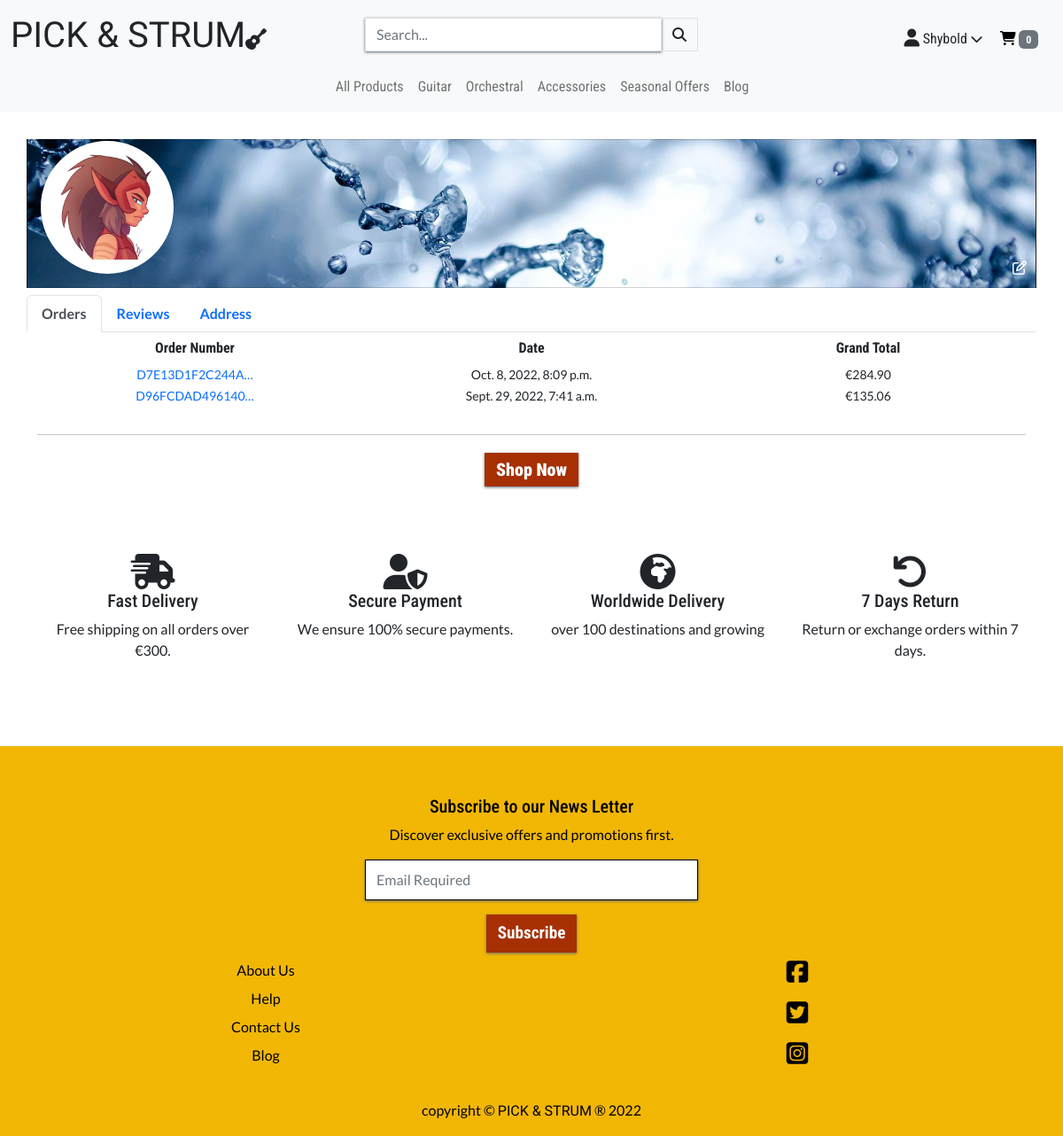
/profile/ (signed in), run on the app's committed database.
### profiles/models.py (models this page shows, shortened)
class UserProfile(models.Model):
    user = models.OneToOneField(User, on_delete=models.CASCADE)
    default_phone_number = models.CharField(
        max_length=20, null=True, blank=True)
    default_street_address1 = models.CharField(
        max_length=80, null=True, blank=True)
    default_street_address2 = models.CharField(
        max_length=80, null=True, blank=True)
    default_town_or_city = models.CharField(
        max_length=40, null=True, blank=True)
    default_county = models.CharField(
        max_length=80, null=True, blank=True)
    default_postcode = models.CharField(
        max_length=20, null=True, blank=True)
    default_country = CountryField(
        blank_label='Country', null=True, blank=True)
    image = models.ImageField(null=True, blank=True)
    cover_photo = models.CharField(
        max_length=20, choices=COVER_PHOTO, default='Cool')

### checkout/models.py (models this page shows, shortened)
class Order(models.Model):
    user_profile = models.ForeignKey(
        UserProfile, on_delete=models.SET_NULL,
        null=True, blank=True, related_name='orders'
        )
    full_name = models.CharField(max_length=50, null=False, blank=False)
    order_number = models.CharField(max_length=32, null=False, editable=False)
    email = models.EmailField(max_length=254, null=False, blank=False)
    phone_number = models.CharField(max_length=20, null=False, blank=False)
    date = models.DateTimeField(auto_now_add=True)
    street_address1 = models.CharField(max_length=80, null=False, blank=False)
    street_address2 = models.CharField(max_length=80, null=True, blank=True)
    town_or_city = models.CharField(max_length=40, null=False, blank=False)
    postcode = models.CharField(max_length=20, null=True, blank=True)
    county = models.CharField(max_length=80, null=True, blank=True)
    country = CountryField(blank_label='Country *', null=False, blank=False)
    delivery_cost = models.DecimalField(
        max_digits=6, decimal_places=2, null=False, default=0)
    order_total = models.DecimalField(
        max_digits=10, decimal_places=2, null=False, default=0)
    grand_total = models.DecimalField(
        max_digits=10, decimal_places=2, null=False, default=0)
    original_cart = models.TextField(null=False, blank=False, default='')
    stripe_pid = models.CharField(
        max_length=254, null=False, blank=False, default='')

### profiles/views.py (the view)
# urls.py: path('profile/', include('profiles.urls')),
@login_required
def profile(request):
    profile = get_object_or_404(UserProfile, user=request.user)
    reviews = Review.objects.filter(name=request.user).order_by("-created_on")
    image_form = ProfileImageForm(
        request.POST or None,
        request.FILES or None,
        instance=profile
    )
    if image_form.is_valid():
        image_form.save()
        return redirect('profile')
    orders = profile.orders.all().order_by("-date")
    context = {
        'profile': profile,
        'orders': orders,
        'image_form': image_form,
        'reviews': reviews,
        'profile_page': True
    }
    return render(request, 'profiles/profile.html', context)

### profiles/forms.py
class ProfileImageForm(forms.ModelForm):
    COVER_PHOTO = (
        ('Cool', 'Cool'),
        ('Goth', 'Goth'),
        ('Serenity', 'Serenity'),
        ('Rock', 'Rock')
        )
    cover_photo = forms.CharField(
        widget=forms.RadioSelect(choices=COVER_PHOTO))
    class Meta:
        model = UserProfile
        fields = (
            'cover_photo',
            'image',
        )
    def __init__(self, *args, **kwargs):
        super().__init__(*args, **kwargs)
        for field in self.fields:
            self.fields[field].label = False
            self.fields[field].widget.attrs['class'] = 'form-styling'

### cart/contexts.py (called while the page is built, shortened)
def cart_contents(request):
    cart_items = []
    total = 0
    product_count = 0
    cart = request.session.get('cart', {})
    if total < settings.FREE_DELIVERY_THRESHOLD:
        delivery = total * Decimal(settings.STANDARD_DELIVERY_PERCENTAGE / 100)
        free_delivery_delta = settings.FREE_DELIVERY_THRESHOLD - total
    else:
        delivery = 0
        free_delivery_delta = 0
    grand_total = delivery + total
    context = {
        'cart_items': cart_items,
        'total': total,
        'product_count': product_count,
        'delivery': delivery,
        'free_delivery_delta': free_delivery_delta,
        'free_delivery_threshold': settings.FREE_DELIVERY_THRESHOLD,
        'grand_total': grand_total,
    }
    return context

### profiles/templates/profiles/profile.html (shortened to what this page needs)
{% extends "base.html" %}
{% load static %}
{% block extra_css %}
<link rel="stylesheet" href="{% static 'profiles/css/profile.css' %}">
{% endblock %}
{% block page_header %}
<div class="container header-backspace">
</div>
{% endblock %}
{% block content %}
<div class="container mt-4">
    <div class="row">
            {% if profile.cover_photo == 'Cool' %}
                <div class="card text-bg-dark mb-2 profile-header rounded-0 cool">
            {% elif profile.cover_photo == 'Goth' %}
                <div class="card text-bg-dark mb-2 profile-header rounded-0 goth">
            {% elif profile.cover_photo == 'Serenity' %}
                <div class="card text-bg-dark mb-2 profile-header rounded-0 serenity">
            {% else %}
                <div class="card text-bg-dark mb-2 profile-header rounded-0 rock">
            {% endif %}
                {% if profile.image %}
                <img class="profile-image" src="{{ profile.image.url }}" alt="profile image">
                {% else %}
                <img class="profile-image float-start" src="{{ MEDIA_URL }}noimage.png" alt="profile image not available">
                {% endif %}
            <a class="edit-icon" data-bs-toggle="collapse" href="#pic-edit" role="button" aria-expanded="false"
              aria-controls="edit profile pictures collapse button">
              <i class="far fa-edit text-white"></i>
            </a>
          </div>
      </div>
      <div class="row">
          <ul class="nav nav-tabs mb-2" id="myTab" role="tablist">
            <li class="nav-item" role="presentation">
              <button class="nav-link active text-resp" id="home-tab" data-bs-toggle="tab" data-bs-target="#home"
                type="button" role="tab" aria-controls="home" aria-selected="true">Orders</button>
            </li>
            <li class="nav-item" role="presentation">
              <button class="nav-link text-resp" id="profile-tab" data-bs-toggle="tab" data-bs-target="#profile"
                type="button" role="tab" aria-controls="profile" aria-selected="false">Reviews</button>
            </li>
            <li class="nav-item text-resp" role="presentation">
              <button class="nav-link" id="settings-tab" data-bs-toggle="tab" data-bs-target="#settings" type="button"
                role="tab" aria-controls="settings" aria-selected="false">Address</button>
            </li>
          </ul>
          <div class="tab-content">
            <div class="tab-pane active" id="home" role="tabpanel" aria-labelledby="home-tab" tabindex="0">
              {% if orders %}
              <div class="row d-none d-md-flex text-center">
                <div class="col-md-4"><h6><strong>Order Number</strong></h6></div>
                <div class="col-md-4"><h6><strong>Date</strong></h6></div>
                <div class="col-md-4"><h6><strong>Grand Total</strong></h6></div>
              </div>
              {% for order in orders %}
              <div class="row d-none d-md-flex text-center">
                <div class="col-md-4"><a class="text-decoration-none" href="{% url 'order_history' order.order_number %}" title="{{order.order_number}}">
                  <small>{{order.order_number|truncatechars:15}}</small></a>
                </div>
                <div class="col-md-4"><small>{{ order.date }}</small></div>
                <div class="col-md-4"><small>€{{ order.grand_total }}</small></div>
              </div>
              {% endfor %}
              {% else %}
              <div class="text-center mt-3">
                <h6>Your Order History is currently empty.</h6>
              </div>
              {% endif %}
            </div>
          </div>
        </div>
      </div>
      {% include 'includes/mood_choices.html' %}
      {% include 'includes/trust-stm.html' %}
      {% endblock %}

### templates/base.html (shortened to what this page needs)
{% load static %}
<!DOCTYPE html>
<html lang="en">
<head>
  {% block corecss %}
  <link href="https://cdn.jsdelivr.net/npm/bootstrap@5.2.1/dist/css/bootstrap.min.css" rel="stylesheet"
>
  <link rel="stylesheet" href="{% static 'css/base.css' %}">
  {% endblock %}
  {% block extra_css %}
  {% endblock %}
</head>
<body>
  <header class="container-fluid fixed-top">
    <div class="row d-none d-lg-flex pt-2 bg-light">
      <div class="col-12 col-lg-4 text-lg-start my-auto py-1 py-lg-0">
        <a href="{% url 'home' %}" class="navbar-brand fs-1">
          <span class="my-0 logo1">PICK</span><span class="logo2"> & </span><span class="logo1">STRUM</span><i
            class="fas fa-guitar fs-4"></i>
        </a>
      </div>
      <div class="col-12 col-lg-4 my-auto py-1 py-lg-0">
        <form action="{% url 'products' %}" method="GET">
          <div class="input-group w-100">
            <input class="form-control border rounded-0" type="text" name="q" placeholder="Search...">
            <div class="input-group-append">
              <button class="form-control btn border rounded-0" type="submit">
                <span class="icon">
                  <i class="fas fa-search"></i>
                </span>
              </button>
            </div>
          </div>
        </form>
      </div>
      <div class="col-12 col-lg-4 my-auto py-1 py-lg-0">
        <ul class="list-inline list-unstyled text-center text-lg-end my-0 pt-2">
          <li class="list-inline-item me-3">
            <a class="nav-link" href="#useroptions" role="button" data-bs-toggle="collapse" aria-expanded="false"
              aria-controls="collapse-user-options">
              {% if request.user.is_authenticated %}
              <p class="my-0 h-text"><i class="fas fa-user fa-lg"></i> {{ user.username }} <small><i
                    class="fas fa-chevron-down"></i></small></p>
              {% else %}
              <p class="my-0 h-text"><i class="fas fa-user fa-lg"></i> My Account <small><i
                    class="fas fa-chevron-down"></i></small></p>
              {% endif %}
            </a>
          </li>
          <li class="list-inline-item me-3">
            <a class="{% if product_count %}text-info font-weight-bold{% else %}text-black{% endif %} nav-link"
              href="{% url 'view_cart' %}">
              <div class="text-center h-text">
                {% if product_count %}
                <p class="my-0"><i class="fas fa-shopping-cart"></i> <span
                    class="badge text-bg-secondary">{{ product_count }}</span></p>
                {% else %}
                <p class="my-0"><i class="fas fa-shopping-cart"></i> <span class="badge text-bg-secondary">0</span></p>
                {% endif %}
              </div>
            </a>
          </li>
        </ul>
      </div>
    </div>
    <div class="row">
      <nav class="navbar navbar-expand-lg navbar-light bg-light w-100 p-2">
        {% include 'includes/main-nav.html' %}
      </nav>
    </div>
  </header>
  {% block page_header %}
  {% endblock %}
  {% block content %}
  {% endblock %}
  <footer class="container-fluid bg-custom text-center py-3">
    <div class="row mt-3 justify-content-center">
      <div class="col-12 col-lg-4"></div>
      <div class="col-12 col-md-6 col-lg-4">
        <div id="mc_embed_signup" class="mail-chimp-box">
          <form
            action="https://gmail.us14.list-manage.com/subscribe/post?u=2f7dbdbcc9a2cdb4acadbcbc5&amp;id=a6c7c4e7e1&amp;f_id=003a66e3f0"
            method="post" id="mc-embedded-subscribe-form" name="mc-embedded-subscribe-form" class="validate pt-4"
            target="_blank" novalidate>
            <div id="mc_embed_signup_scroll">
              <h5>Subscribe to our News Letter</h5>
              <p>Discover exclusive offers and promotions first.</p>
              <div class="mc-field-group">
                <input type="email" value="" name="EMAIL" class="required email form-control" id="mce-EMAIL" required
                  placeholder="Email Required">
              </div>
              <div class="optionalParent">
                <div class="clear foot">
                  <input type="submit" value="Subscribe" name="subscribe" id="mc-embedded-subscribe"
                    class="btn button mt-3">
                </div>
              </div>
            </div>
          </form>
        </div>
      </div>
      <div class="col-12 col-lg-4"></div>
    </div>
    <div class="row">
      <div class="col-12 col-lg-6">
        <ul class="list-unstyled">
          <li><a class="nav-link pt-2" href="{% url 'about_us' %}">About Us</a></li>
          <li><a class="nav-link pt-2" href="">Help</a></li>
          <li><a class="nav-link pt-2" href="{% url 'contact_us' %}">Contact Us</a></li>
          <li><a class="nav-link pt-2" href="{% url 'blog_home' %}">Blog</a></li>
        </ul>
      </div>
      <div class="col-12 col-lg-6">
        <ul class="list-unstyled d-flex flex-lg-column justify-content-center">
          <li><a class="nav-link p-2" href=""><i class="fab fa-facebook-square fs-3"></i></a></li>
          <li><a class="nav-link p-2" href=""><i class="fab fa-twitter-square fs-3"></i></a></li>
          <li><a class="nav-link p-2" href=""><i class="fab fa-instagram-square fs-3"></i></a></li>
        </ul>
      </div>
    </div>
    <div class="row mt-2">
      <div class="col-12">
        <p class="mt-1 mb-0">copyright &#169; <span class="my-0 logo1">PICK</span><span class="logo2"> & </span><span
            class="logo1">STRUM</span> &reg; <span id="copy-right1"></span>
        </p>
      </div>
    </div>
  </footer>
</body>
</html>

### static/css/base.css (style rules this page uses)
* { padding: 0; margin: 0; box-sizing: border-box; }
:root { --white: #fff; --light-grey: #ccc; --black: #000; --yellow: #F2B705; --off-white: #ebeae9; --rust: #A62F03; --rust-dark: #590902; --ash: #aaaaaa; --light-blue: #5d6977; }
.bg-custom { background-color: var(--yellow); color: var(--black) !important; }
body { font-family: 'Lato', sans-serif; }
h1, h2, h3, h4, h5, h6, .h-text { font-family: 'Roboto Condensed', sans-serif; }
.logo1 { font-family: 'Ruslan Display', cursive; }
.logo2 { font-family: 'Henny Penny', cursive; }
.header-backspace { padding-top: 133px; }
input, .allauth-form-inner-content input, .mail-chimp-box input, .form-styling { box-sizing: border-box; border: 1px solid var(--black); border-radius: 0px; background-color: var(--white); padding: 10px 12px; box-shadow: 0 1px 3px 0 var(--light-blue); -webkit-transition: box-shadow 150ms ease; transition: box-shadow 150ms ease; }
.allauth-form-inner-content button, .allauth-form-inner-content input[type='submit'], .mail-chimp-box input[type='submit'], .form-styling input[type='submit'], .fancy-btn { font-weight: bold; font-family: 'Roboto Condensed', sans-serif; color: var(--white) !important; text-align: center; vertical-align: middle; -webkit-user-select: none; -moz-user-select: none; -ms-user-select: none; user-select: none; background-color: var(--rust) !important; ; border: 1px solid var(--rust); ; padding: .375rem .75rem; font-size: 1.2rem; line-height: 1.5; border-radius: 0; box-shadow: 0 1px 3px 0 var(--light-blue); -webkit-transition: box-shadow 150ms ease; transition: box-shadow 150ms ease; transition: 300ms ease; }

### profiles/static/profiles/css/profile.css (style rules this page uses)
.profile-header { height: 21vh; position: relative; }
.edit-icon { position: absolute; right: 10px; bottom: 10px; }
.profile-image { height: 150px; width: 150px; border-radius: 100px; position:absolute; left:15px; bottom: 15px; }
.text-resp { font-size: clamp(1rem, 0.9vw, 1.2rem); font-weight: bold; }
.cool { background: url(/media/cool.jpg) no-repeat center center; background-size: cover; }

### data on the page
UserProfile: image (picture)
Order: order_number "D7E13D1F2C244A…", date "Oct. 8, 2022, 8:09 p.m.", grand_total "284.90"
Order: order_number "D96FCDAD496140…", date "Sept. 29, 2022, 7:41 a.m.", grand_total "135.06"

### other printed values
{{ user.username }} "Shybold"
{{ free_delivery_threshold }} "300"
